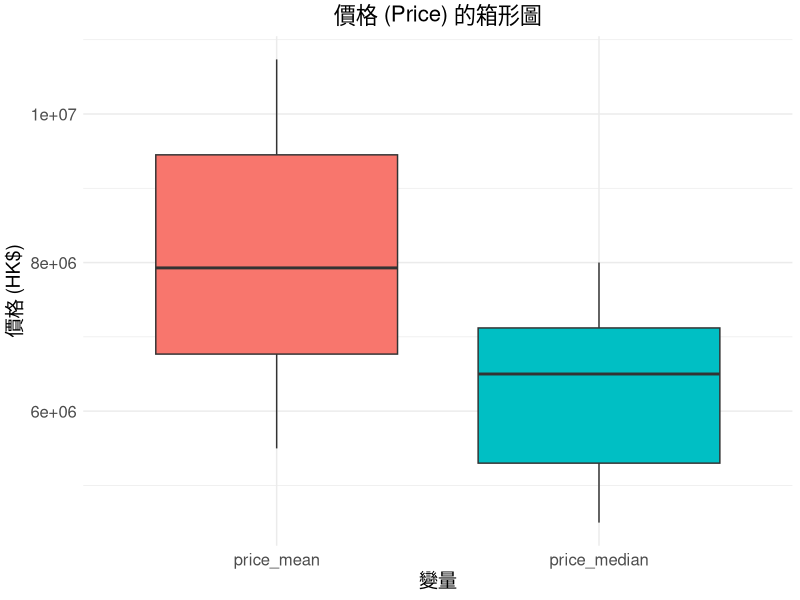
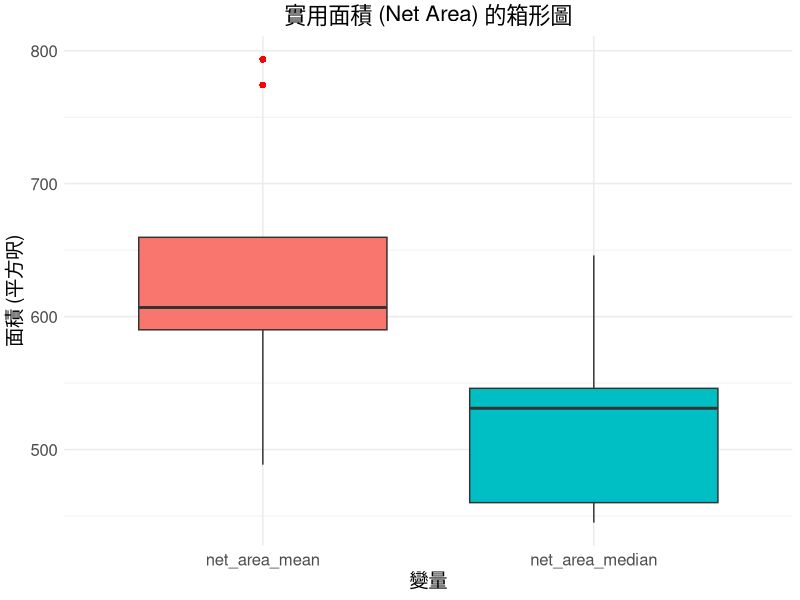
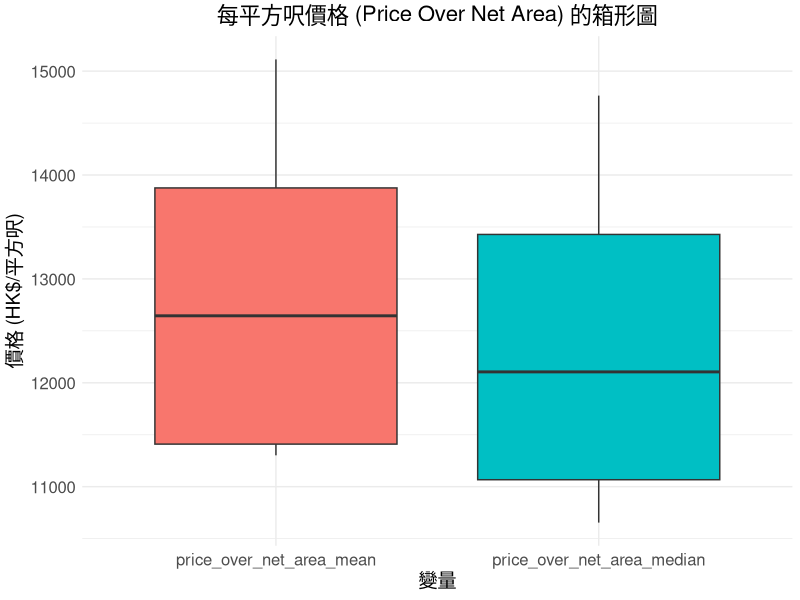
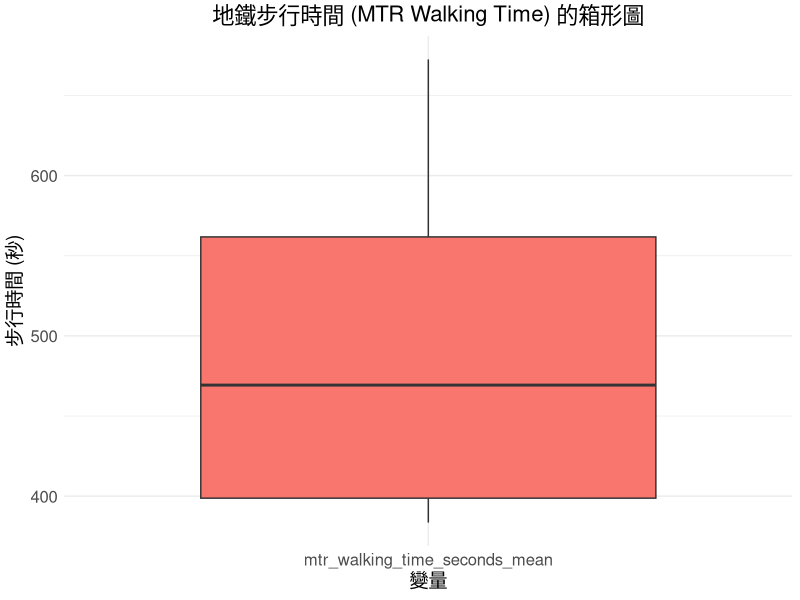

These charts were generated, in order, by the following R code:
# 安裝並載入必要的套件（如果尚未安裝）
if (!require(ggplot2)) install.packages("ggplot2")
if (!require(dplyr)) install.packages("dplyr")
if (!require(tidyr)) install.packages("tidyr")

library(ggplot2)
library(dplyr)
library(tidyr)

# 手動輸入數據
data <- data.frame(
  subregion.name = c("西貢", "元朗", "沙田", "屯門", "大埔", "荃灣", "北區", "葵青", "離島"),
  Count = c(4460, 4248, 3476, 2380, 1591, 1563, 1198, 902, 605),
  price_mean = c(8934287, 6767943.74, 9623499.42, 5552915.55, 10735137.02, 7928181.96, 7005786.31, 5498832.59, 9450271.07),
  price_median = c(7555000, 5565000, 7120000, 4500000, 8000000, 6500000, 4645000, 5300000, 7000000),
  net_area_mean = c(606.83, 605.61, 659.62, 498.99, 774.18, 590.04, 614.76, 488.55, 793.49),
  net_area_median = c(540, 521, 546, 445, 586, 531, 454, 460, 646),
  price_over_net_area_mean = c(15113.13, 11344.63, 14604.64, 11301.96, 13875.76, 13182.14, 11409.73, 12644.81, 11673.07),
  price_over_net_area_median = c(14764.50, 11067.00, 14041.50, 10654.50, 13428.00, 12105.00, 10904.00, 12329.00, 11401.00),
  mtr_walking_time_seconds_mean = c(423.9, 561.75, 672.51, 499.96, 396.9, 398.74, 469.29, 383.51, 599.61)
)

# 1. 繪製價格 (price) 的箱形圖
price_data <- data %>%
  select(subregion.name, price_mean, price_median) %>%
  pivot_longer(cols = -subregion.name, names_to = "變量", values_to = "值")

ggplot(price_data, aes(x = 變量, y = 值, fill = 變量)) +
  geom_boxplot(outlier.color = "red", outlier.shape = 16, outlier.size = 2) +
  labs(
    title = "價格 (Price) 的箱形圖",
    x = "變量",
    y = "價格 (HK$)"
  ) +
  theme_minimal() +
  theme(
    plot.title = element_text(hjust = 0.5, size = 16),
    axis.title = element_text(size = 14),
    axis.text = element_text(size = 12),
    legend.position = "none"
  )

# 2. 繪製實用面積 (net area) 的箱形圖
net_area_data <- data %>%
  select(subregion.name, net_area_mean, net_area_median) %>%
  pivot_longer(cols = -subregion.name, names_to = "變量", values_to = "值")

ggplot(net_area_data, aes(x = 變量, y = 值, fill = 變量)) +
  geom_boxplot(outlier.color = "red", outlier.shape = 16, outlier.size = 2) +
  labs(
    title = "實用面積 (Net Area) 的箱形圖",
    x = "變量",
    y = "面積 (平方呎)"
  ) +
  theme_minimal() +
  theme(
    plot.title = element_text(hjust = 0.5, size = 16),
    axis.title = element_text(size = 14),
    axis.text = element_text(size = 12),
    legend.position = "none"
  )

# 3. 繪製每平方呎價格 (price over net area) 的箱形圖
price_per_area_data <- data %>%
  select(subregion.name, price_over_net_area_mean, price_over_net_area_median) %>%
  pivot_longer(cols = -subregion.name, names_to = "變量", values_to = "值")

ggplot(price_per_area_data, aes(x = 變量, y = 值, fill = 變量)) +
  geom_boxplot(outlier.color = "red", outlier.shape = 16, outlier.size = 2) +
  labs(
    title = "每平方呎價格 (Price Over Net Area) 的箱形圖",
    x = "變量",
    y = "價格 (HK$/平方呎)"
  ) +
  theme_minimal() +
  theme(
    plot.title = element_text(hjust = 0.5, size = 16),
    axis.title = element_text(size = 14),
    axis.text = element_text(size = 12),
    legend.position = "none"
  )

# 4. 繪製地鐵步行時間 (mtr walking time) 的箱形圖
mtr_time_data <- data %>%
  select(subregion.name, mtr_walking_time_seconds_mean) %>%
  pivot_longer(cols = -subregion.name, names_to = "變量", values_to = "值")

ggplot(mtr_time_data, aes(x = 變量, y = 值, fill = 變量)) +
  geom_boxplot(outlier.color = "red", outlier.shape = 16, outlier.size = 2) +
  labs(
    title = "地鐵步行時間 (MTR Walking Time) 的箱形圖",
    x = "變量",
    y = "步行時間 (秒)"
  ) +
  theme_minimal() +
  theme(
    plot.title = element_text(hjust = 0.5, size = 16),
    axis.title = element_text(size = 14),
    axis.text = element_text(size = 12),
    legend.position = "none"
  )